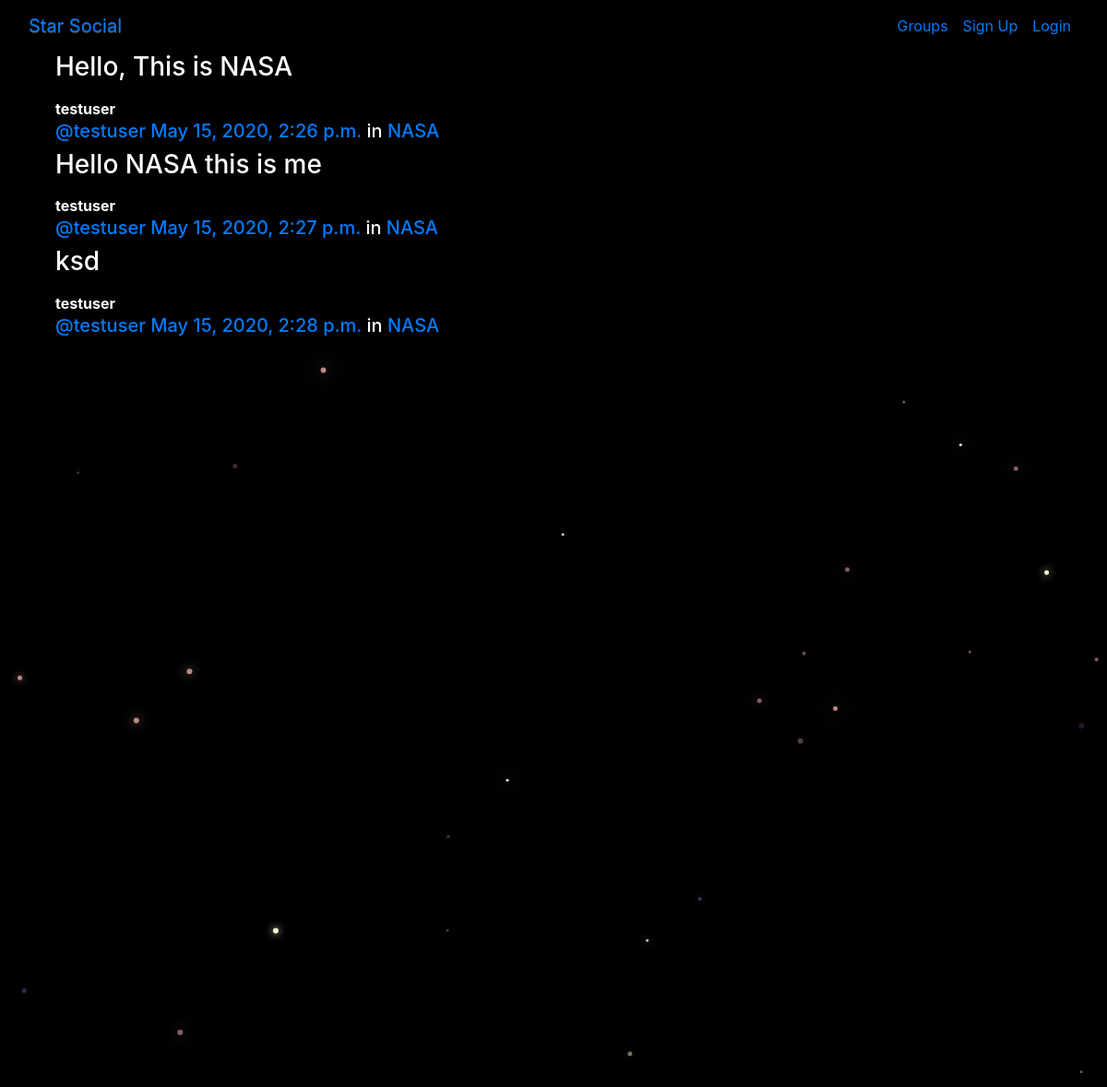
/posts/, run on the app's committed database.
### posts/models.py (models this page shows, shortened)
class Post(models.Model):
    user = models.ForeignKey(User, related_name='posts', on_delete=models.DO_NOTHING)
    created_at = models.DateTimeField(auto_now=True)
    message = models.TextField()
    message_html = models.TextField(editable=False)
    group = models.ForeignKey(Group, related_name='posts', null=True, blank=True, on_delete=models.DO_NOTHING)
    class Meta:
        ordering = ['created_at']
        unique_together = ["user","message"]

### groups/models.py (models this page shows, shortened)
class Group(models.Model):
    name = models.CharField(max_length=255, unique=True)
    slug = models.SlugField(allow_unicode=True, unique=True)
    description = models.TextField()
    description_html = models.TextField(editable=False, default='', blank=True)
    members = models.ManyToManyField(User,through='GroupMember')
    class Meta:
        ordering = ['name']

### posts/views.py (the view)
# urls.py: path('', views.PostList.as_view(), name='all'),
class PostList(SelectRelatedMixin, generic.ListView):
    model = models.Post
    select_related = ("user","group")

### posts/templates/posts/post_list.html (shortened to what this page needs)
{% extends "posts/post_base.html" %}
{% load humanize %}
{% block post_content %}
<div class="col-md-8">
	{% for post in post_list %}
  {% include "posts/_post.html" %}
	{% endfor %}
</div>
{% endblock %}

### posts/templates/posts/_post.html (shortened to what this page needs)
<div class="post-media">
  <h3>{{ post.message_html|safe }}</h3>
  <div class="media-body">
    <strong>{{post.user.username}}</strong>
    <h5 class="media-heading">
      <span class="username"><a href="{% url 'posts:for_user' username=post.user.username %}">@{{ post.user.username }}</a></span>
      <time><a href="{% url 'posts:single' username=post.user.username pk=post.pk %}">{{ post.created_at }}</a></time>
      {% if post.group %}
      <span class="group-name">in <a href="#">{{ post.group.name }}</a></span>
      {% endif %}
    </h5>
  </div>
</div>

### simplesocial/static/simplesocial/css/master.css (style rules this page uses)
body { margin: 0; overflow: hidden; background-color: black; color:white; }

### data on the page
Post: message_html "Hello, This is NASA", user.username "testuser", created_at "May 15, 2020, 2:26 p.m.", group.name "NASA"
Post: message_html "Hello NASA this is me", user.username "testuser", created_at "May 15, 2020, 2:27 p.m.", group.name "NASA"
Post: message_html "ksd", user.username "testuser", created_at "May 15, 2020, 2:28 p.m.", group.name "NASA"
